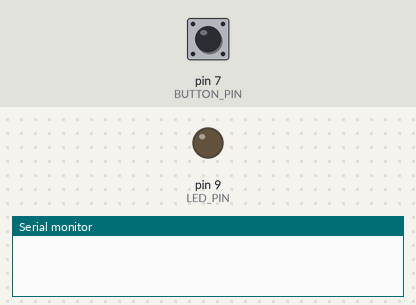
Simulated run of this sketch. Board: Arduino Uno, built with avr-gcc and run on an emulated ATmega328P. On the bench: output pins drawn as LEDs (lit = HIGH), the last lines printed to the serial monitor. The test bench sets the inputs (shaded band); at power-on: pin 7 (BUTTON_PIN) HIGH.

Above: at 1.2 s.
1.3 s: pin 7 (BUTTON_PIN) pulled LOW for 0.15 s
At 1.9 s:
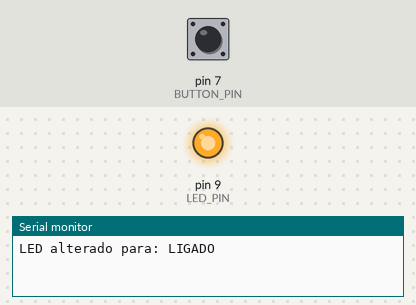
2.9 s: pin 7 (BUTTON_PIN) pulled LOW for 1 s
At 4.3 s:
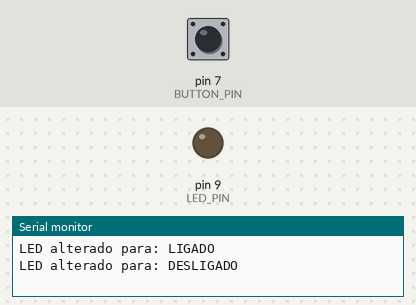
5.4 s: pin 7 (BUTTON_PIN) pulled LOW for 3.2 s
At 6.2 s:
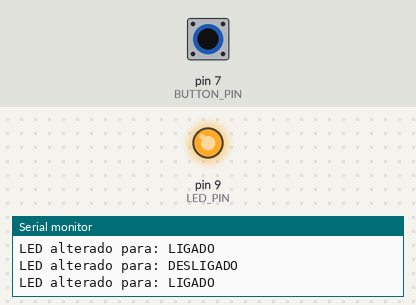
Timing chart, 0 to 8.4 s (numbered marks = the images above; inputs shaded):
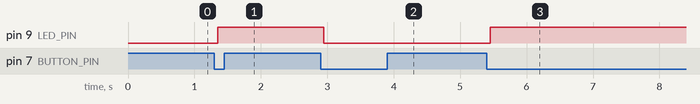

Measured:
- after the input at 1.3 s, pin 9 (LED_PIN): LOW → HIGH after 0.05 s
- after the input at 2.9 s, pin 9 (LED_PIN): HIGH → LOW after 0.05 s
- after the input at 5.4 s, pin 9 (LED_PIN): LOW → HIGH after 0.05 s

The sketch:

readButtonStatus.ino
```cpp
/*
  Projeto: Controle de LED com botão
  Autor: Josue Moura
  Data: 06/07/2025

  Description: Toggles the LED state (on/off)
  each time the button is pressed, with debounce handling.

  This code was improved by Deepseek chat.

  The previous one simply analyzed the condition of
  value = LOW & previous = HIGH.
  If both conditions were met,
  then the status value was changed => stutus = !status.
*/

const int LED_PIN = 9;
const int BUTTON_PIN = 7;

// State variables
bool ledState = LOW;
bool lastButtonState = LOW;
bool buttonState;

// Variables for debounce
unsigned long lastDebounceTime = 0;
const unsigned long debounceDelay = 50;

void setup() {
  pinMode(LED_PIN, OUTPUT);
  pinMode(BUTTON_PIN, INPUT_PULLUP);  // Usa resistor pull-up interno
  /*
   BUTTON PULL-UP (ARDUINO)
   -----------------------
       +5V (VCC)
        |
        |
       [ ] <-- Resistor Pull-Up (10kΩ)
        |
        |-----> Pino Digital (Ex.: D2)
        |
       === <-- Button (Close = LOW, Open = HIGH)
        |
       GND

The value on the pin will always be 1 until the button is pressed,
thus changing the current flow and changing the pin value from 1 to 0.
*/
  Serial.begin(9600);

  // Initialize the LED as off
  digitalWrite(LED_PIN, ledState);
}

void loop() {
  // Read the button status
  bool reading = digitalRead(BUTTON_PIN);

  // Checks if there was a change in the button state (debounce)
  if (reading != lastButtonState) {
    lastDebounceTime = millis();
  }

  // Update the button state after the debounce time
  if ((millis() - lastDebounceTime) > debounceDelay) {
    if (reading != buttonState) {
      buttonState = reading;

      // If the button was pressed (changed to LOW because of the PULLUP)
      if (buttonState == LOW) {
        ledState = !ledState;  // Inverte o estado do LED
        digitalWrite(LED_PIN, ledState);

        // Debug on the serial monitor
        Serial.print("LED alterado para: ");
        Serial.println(ledState ? "LIGADO" : "DESLIGADO");
      }
    }
  }

  // Update the last state of the button
  lastButtonState = reading;
}
```
